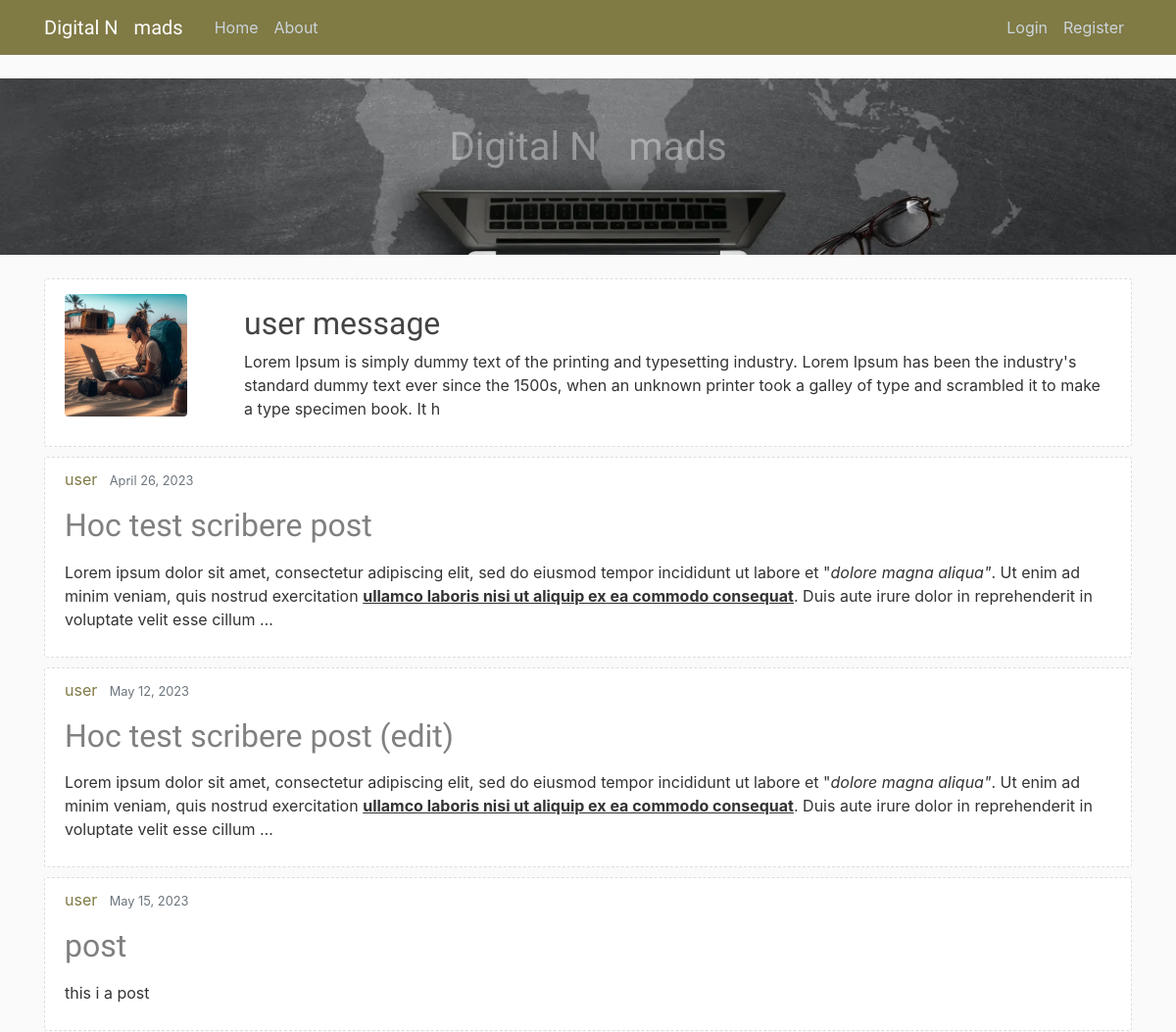
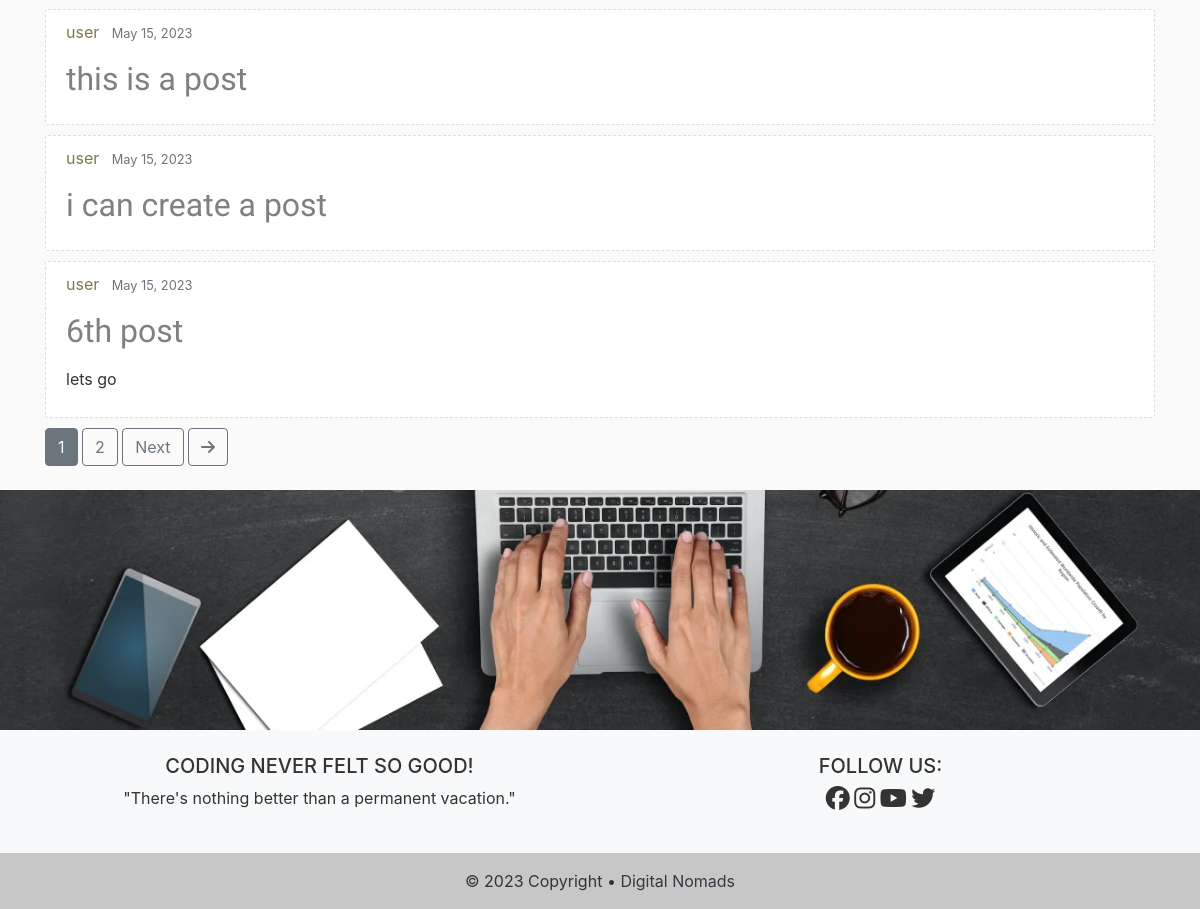
The app's page /user/user with its own data (2 pictures, top to bottom).
### blog/models.py (models this page shows, shortened)
class Post(models.Model):
    title = models.CharField(max_length=150)                    # Title field for 150 characters
    content = RichTextField(validators=[MaxLengthValidator(1000)])              # Text field
    date_posted = models.DateTimeField(default=timezone.now)    # Time Stamp for the defaults Time Zone
    author = models.ForeignKey(User, on_delete=models.CASCADE)  # User if User gets delete, so are its Posts
    likes = models.ManyToManyField(User, related_name='posts')

### users/models.py (models this page shows, shortened)
class Profile(models.Model):
    user = models.OneToOneField(User, on_delete=models.CASCADE)
    image = models.ImageField(default='default.png', upload_to='profile_img')
    bio = models.TextField(max_length=500, blank=True, null=True)

### blog/views.py (the view)
# urls.py: path('user/<str:username>', UserPostListView.as_view(), name='post-user'),
class UserPostListView(ListView):
    model = Post
    template_name = 'blog/post_user.html'
    context_object_name = 'posts'
    ordering = ['-date_posted']
    paginate_by = 6
    def get_queryset(self):
        user = get_object_or_404(User, username=self.kwargs.get('username'))
        return Post.objects.filter(author=user)

### blog/templates/blog/post_user.html (shortened to what this page needs)
{% extends "blog/base.html" %}
{% block content %}
<br>
{% if object_list %}
  {% for post in posts %}
    {% ifchanged post.author %}
      <div class="media-body panels">
        <div class="row align-items-center">
          <div class="col-2">
            <img class="rounded accountimg" src="{{ post.author.profile.image.url }}" alt="">
          </div>
          <div class="col-10">
          <h2 class="account-heading">{{ view.kwargs.username }} message</h2>
          {% if post.author.profile.bio %}
            <p>{{ post.author.profile.bio }}</p>
          {% else %}
            <p>This user doesn't have a bio yet.</p>
          {% endif %}
          </div>
        </div>
      </div>
      {% endifchanged %}
      <article class="media panels">
          <div class="media-body">
            <div class="article-metadata">
              <a class="mr-2" href="{% url 'post-user' post.author.username %}">{{ post.author }}</a>
              <small class="text-muted">{{ post.date_posted|date:"N d, Y" }}</small>
            </div>
              <h2><a class="title" href="{% url 'post-detail' post.id %}">{{ post.title }}</a></h2>
              <p class="post-content">{{ post.content|truncatewords_html:50|safe }}</p>
          </div>
      </article>
    {% endfor %}
  {% else %}
    <h3 class="text-center">{{ view.kwargs.username }} has not posted anything yet.</h3>
    <h2 class="text-center"><a class="nav-item nav-link" href="{% url 'blog-home' %}"><i class="fa-solid fa-person-through-window"></i></a></h2>
    <p class="text-center">Get me out of here! </p>
  {% endif %}
  {% if is_paginated %}
      {% for num in page_obj.paginator.page_range %}
        {% if page_obj.number == num %}
          <a class="btn btn-secondary mb-4" href="?page={{ num }}">{{ num }}</a>
        {% elif num > page_obj.number|add:'-3' and num < page_obj.number|add:'3' %}
          <a class="btn btn-outline-secondary mb-4" href="?page={{ num }}">{{ num }}</a>
        {% endif %}
      {% endfor %}
      {% if page_obj.has_next %}
        <a class="btn btn-outline-secondary mb-4" href="?page={{ page_obj.next_page_number }}">Next</a>
        <a class="btn btn-outline-secondary mb-4" href="?page={{ page_obj.paginator.num_pages }}"><i class="fa-solid fa-arrow-right""></i></a>
      {% endif %}
  {% endif %}
{% endblock %}

### blog/static/css/style.css (style rules this page uses)
body { background: #fafafa; color: #333333; margin-top: 5rem; }
.panels { background: #ffffff; padding: 10px 20px; border: 1px dashed #dddddd; border-radius: 3px; margin-bottom: 10px; }
h1, h2, h3 { font-family: 'Staatliches', sans-serif; color: #444444; margin-top: 1rem; }
a.title { color: #808080; text-decoration: none; }
.post-content { white-space: pre-line; }
.accountimg { height: 125px; width: 125px; margin-right: 20px; margin-bottom: 16px; }
a { color: #807a45; }

### records on screen
Post: author.profile.image (placeholder picture), kwargs.username "user", author.profile.bio "Lorem Ipsum is simply dummy text of the printing and typesetting industry. Lorem Ipsum has been the industry's standard dummy text ever since the 1500s, when an unknown printer took a galley of type and scrambled it to make a type specimen book. It h", author "user", date_posted "April 26, 2023", title "Hoc test scribere post", content "Lorem ipsum dolor sit amet, consectetur adipiscing elit, sed do eiusmod tempor incididunt ut labore et \" dolore magna aliqua\" . Ut enim ad minim veniam, quis nostrud exercitation ullamco laboris nisi ut aliquip ex ea commodo consequat . Duis aute irure dolor in reprehenderit in voluptate velit esse cillum …"
Post: author "user", date_posted "May 12, 2023", title "Hoc test scribere post (edit)", content "Lorem ipsum dolor sit amet, consectetur adipiscing elit, sed do eiusmod tempor incididunt ut labore et \" dolore magna aliqua\" . Ut enim ad minim veniam, quis nostrud exercitation ullamco laboris nisi ut aliquip ex ea commodo consequat . Duis aute irure dolor in reprehenderit in voluptate velit esse cillum …"
Post: author "user", date_posted "May 15, 2023", title "post", content "this i a post"
Post: author "user", date_posted "May 15, 2023", title "this is a post"
Post: author "user", date_posted "May 15, 2023", title "i can create a post"
Post: author "user", date_posted "May 15, 2023", title "6th post", content "lets go"

### other values on screen
{{ num }} "1"
{{ num }} "2"
